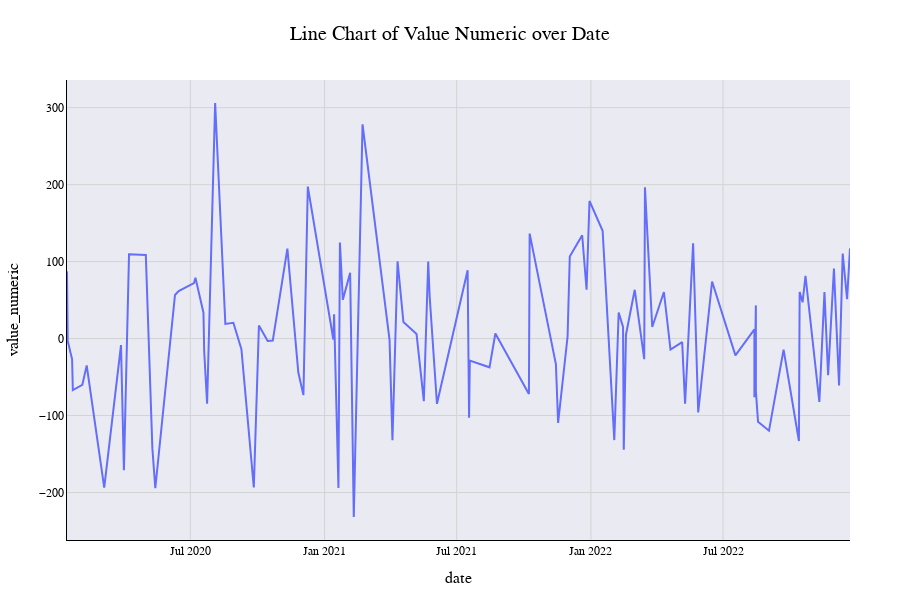

Notebook code for this chart:
### Code cell
# 1. Line chart: numeric over date
df_sorted = df.sort_values('date')
fig_line = px.line(df_sorted, x='date', y='value_numeric', title='Line Chart of Value Numeric over Date')
fig_line.update_layout(**DEFAULT_LAYOUT)
fig_line.update_layout(**LINE_LAYOUT)
fig_line.show()
